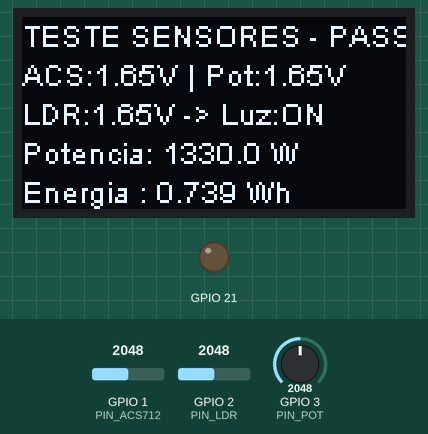
The sketch below on a simulated ESP32-S3. On the bench: 128×64 one-colour display, output pins drawn as LEDs (lit = HIGH). Inputs (shaded band) come from the test bench; at power-on: GPIO 2 (PIN_LDR) = 2048, GPIO 1 (PIN_ACS712) = 2048, GPIO 3 (PIN_POT) = 2048 (analog values on the 0–4095 scale). What the sketch prints to the serial monitor is not drawn.

Above: at 2.8 s.
2.9 s: GPIO 2 (PIN_LDR) set to 1893
At 4.1 s:
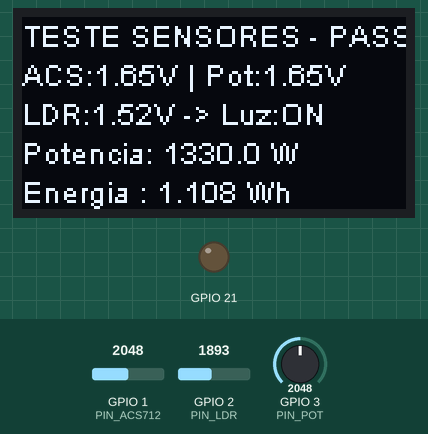
5.9 s: GPIO 2 (PIN_LDR) set to 1802
At 7.5 s:
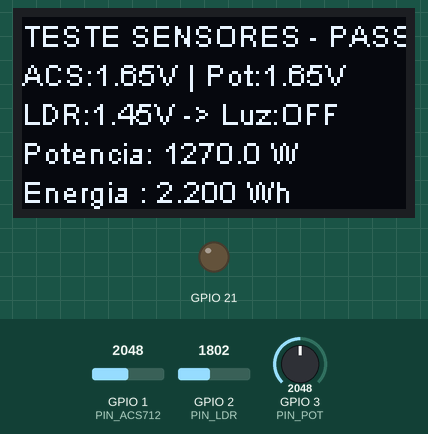
8.9 s: GPIO 1 (PIN_ACS712) set to 960
At 10.5 s:
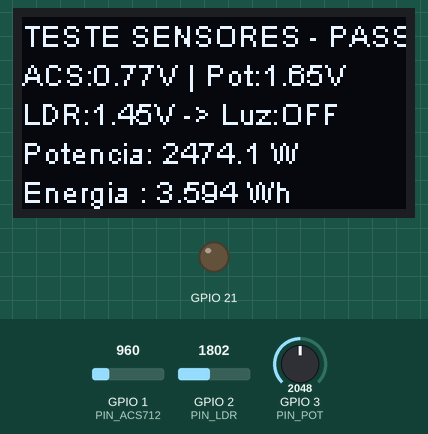
11.9 s: GPIO 3 (PIN_POT) set to 960
At 13.5 s:
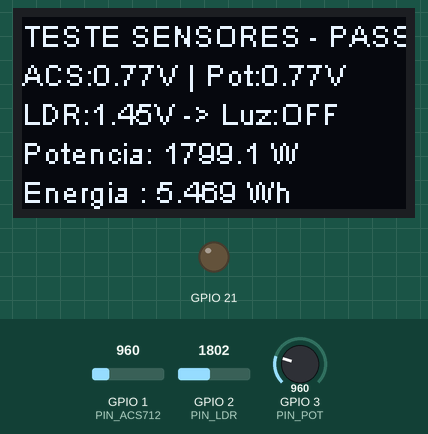
14.9 s: GPIO 1 (PIN_ACS712) set to 0
At 16.5 s:
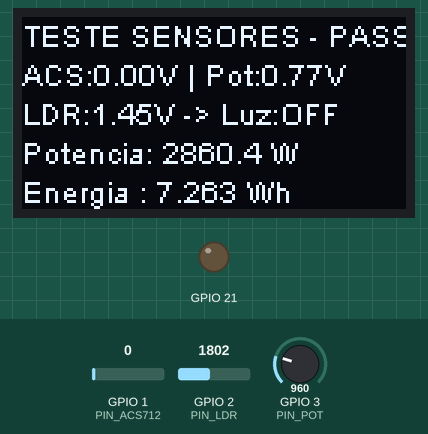
17.9 s: GPIO 3 (PIN_POT) set to 0
At 19.3 s:
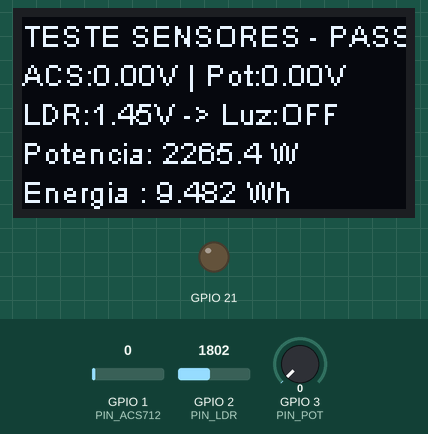
Timing chart, 0 to 20.9 s (numbered marks = the images above; inputs shaded):
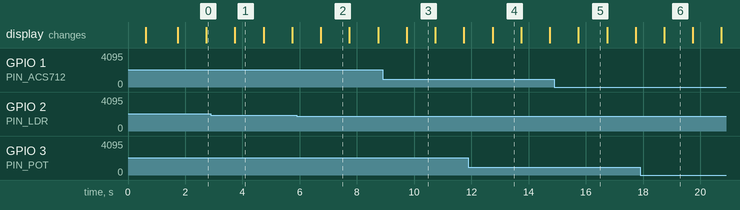

Measured:
- the behaviour switches between 1862 and 1861 on GPIO 2 (PIN_LDR) (found by bisection; images 1 and 2)
- after the input at 5.9 s, the display: changes after 0.84 s (image 2)
- what the display in image 1 shows lasts 1.0 s, from 3.7 s to 4.7 s

The sketch:

teste-sensores-acs712-ldr.ino
```cpp
/*
 * ============================================================================
 * PROJETO FINAL IoT - UNIFESP ICT SJC
 * Teste e Validação de Circuito (ACS712 + Potenciômetro + LDR + OLED)
 * Placa: Heltec WiFi LoRa 32 V3 (ESP32-S3)
 * ============================================================================
 *
 * PINAGEM NA PROTOBOARD:
 * - GPIO 1 (ADC): Saída OUT do ACS712 (passando por divisor 2x 10kΩ + cap 100nF)
 * - GPIO 2 (ADC): Divisor de tensão do LDR (3.3V -> LDR -> GPIO 2 -> 10kΩ -> GND)
 * - GPIO 3 (ADC): Pino central do Potenciômetro (extremos em 3.3V e GND)
 * - 5V  (VBUS)  : VCC do módulo ACS712
 * - 3V3         : Alimentação do LDR e Potenciômetro
 * - GND         : Terra comum de todo o circuito
 */

#include <Arduino.h>
#include <Wire.h>
#include "HT_SSD1306Wire.h"

// --- Definição dos Pinos Analógicos (ADC1 do Heltec V3 / ESP32-S3) ---
#define PIN_ACS712  1   // GPIO 1: Sensor de corrente ACS712 (com divisor resistivo)
#define PIN_LDR     2   // GPIO 2: Sensor de luminosidade LDR (status da lâmpada)
#define PIN_POT     3   // GPIO 3: Potenciômetro (ajuste/simulação de carga em bancada)

// --- Parâmetros Elétricos de Simulação e Calibração ---
#define TENSAO_REDE_V         127.0f  // Tensão padrão da residência (127V AC)
#define CORRENTE_MAX_POT_A    20.0f   // Corrente máxima simulada pelo potenciômetro (20A)
#define POTENCIA_LAMPADA_W    60.0f   // Potência somada quando o LDR detecta luz acesa (60W)
#define LIMIAR_LDR_MV         1500    // Acima de 1500 mV (1.50V) considera Lâmpada ACESA

// Sensibilidade do ACS712 antes do divisor (5A = 185 mV/A, 20A = 100 mV/A, 30A = 66 mV/A)
// Com divisor de 2 resistores iguais de 10kΩ (fator 0.5), a sensibilidade no pino ADC cai pela metade:
#define SENSIBILIDADE_ACS_MV_POR_A  92.5f  // Para ACS712 de 5A com divisor 10kΩ+10kΩ (185 * 0.5)

// --- Inicialização do Display OLED 0.96" nativo do Heltec V3 ---
static SSD1306Wire display(0x3c, 500000, SDA_OLED, SCL_OLED, GEOMETRY_128_64, RST_OLED);

// --- Variáveis Globais ---
float tensaoZeroACS_mV = 1250.0f;  // Tensão de repouso (0A) calibrada no boot
float energiaAcumulada_Wh = 0.0f;  // Energia acumulada em Watt-hora (Wh)
unsigned long ultimoTempo_ms = 0;

// Função para ler média de amostras no ADC (reduz ruído para comparar com o multímetro)
void lerADC(int pino, int &valorBruto, int &valorMilliVolts) {
  long somaBruto = 0;
  long somaMV = 0;
  const int amostras = 64;

  for (int i = 0; i < amostras; i++) {
    somaBruto += analogRead(pino);
    somaMV += analogReadMilliVolts(pino);
  }

  valorBruto = somaBruto / amostras;
  valorMilliVolts = somaMV / amostras;
}

// Liga a alimentação (Vext) do Display OLED no Heltec V3
void VextON(void) {
  pinMode(Vext, OUTPUT);
  digitalWrite(Vext, LOW); // Vext é ativo em nível BAIXO no Heltec V3
}

void setup() {
  Serial.begin(115200);
  delay(500);

  // Configura resolução do ADC para 12 bits (0 a 4095)
  analogReadResolution(12);

  // Inicializa o Display OLED
  VextON();
  delay(100);
  display.init();
  display.setFont(ArialMT_Plain_10);
  display.clear();
  display.drawString(0, 0, "UNIFESP - Projeto IoT");
  display.drawString(0, 16, "Calibrando ACS712...");
  display.drawString(0, 32, "Mantenha sem carga (0A)");
  display.display();

  // Calibra o ponto zero (0 A) do ACS712 na inicialização
  int rawZero, mvZero;
  lerADC(PIN_ACS712, rawZero, mvZero);
  tensaoZeroACS_mV = (float)mvZero;

  Serial.println("\n=======================================================");
  Serial.println("  PASSO 1: VALIDACAO DE CIRCUITO (ACS712 + POT + LDR)  ");
  Serial.println("=======================================================");
  Serial.printf("Ponto Zero calibrado do ACS712 (GPIO 1): %.1f mV (%.3f V)\n\n",
                tensaoZeroACS_mV, tensaoZeroACS_mV / 1000.0f);

  ultimoTempo_ms = millis();
  delay(1000);
}

void loop() {
  unsigned long agora_ms = millis();
  if (agora_ms - ultimoTempo_ms < 1000) {
    return; // Executa a cada 1 segundo (taxa de amostragem de 1 Hz do Requisito 1)
  }
  float deltaHoras = (agora_ms - ultimoTempo_ms) / 3600000.0f;
  ultimoTempo_ms = agora_ms;

  // 1. Leitura do ACS712 (GPIO 1)
  int rawACS, mvACS;
  lerADC(PIN_ACS712, rawACS, mvACS);
  float diffACS_mV = abs((float)mvACS - tensaoZeroACS_mV);
  float correnteACS_A = diffACS_mV / SENSIBILIDADE_ACS_MV_POR_A;
  if (correnteACS_A < 0.08f) correnteACS_A = 0.0f; // Filtro de zona morta (ruído em 0A)

  // 2. Leitura do Potenciômetro de Carga (GPIO 3)
  int rawPot, mvPot;
  lerADC(PIN_POT, rawPot, mvPot);
  float correntePot_A = ((float)mvPot / 3300.0f) * CORRENTE_MAX_POT_A;

  // 3. Leitura do LDR - Status de Iluminação do Cômodo (GPIO 2)
  int rawLDR, mvLDR;
  lerADC(PIN_LDR, rawLDR, mvLDR);
  bool luzAcesa = (mvLDR >= LIMIAR_LDR_MV);

  // 4. Cálculo da Corrente Total, Potência Ativa (W) e Energia Acumulada (Wh)
  float correnteTotal_A = correnteACS_A + correntePot_A;
  float potenciaAtiva_W = (TENSAO_REDE_V * correnteTotal_A) + (luzAcesa ? POTENCIA_LAMPADA_W : 0.0f);
  energiaAcumulada_Wh += potenciaAtiva_W * deltaHoras;

  // 5. Impressão detalhada no Monitor Serial (para o Teste com Multímetro da Planilha!)
  Serial.println("-------------------------------------------------------");
  Serial.printf("[GPIO 1 - ACS712] ADC: %4d | Tensao: %.3f V | Corrente ACS: %.2f A\n",
                rawACS, mvACS / 1000.0f, correnteACS_A);
  Serial.printf("[GPIO 3 - POTENC] ADC: %4d | Tensao: %.3f V | Corrente Sim: %.2f A\n",
                rawPot, mvPot / 1000.0f, correntePot_A);
  Serial.printf("[GPIO 2 - LDR   ] ADC: %4d | Tensao: %.3f V | Luz Comodo  : %s\n",
                rawLDR, mvLDR / 1000.0f, luzAcesa ? "ACESA (+60W)" : "APAGADA (0W)");
  Serial.printf(">> RESULTADO COMODO -> Potencia: %.1f W | Acumulado: %.3f Wh\n",
                potenciaAtiva_W, energiaAcumulada_Wh);

  // 6. Atualização do Display OLED 0.96" do Heltec V3
  display.clear();
  display.setFont(ArialMT_Plain_10);
  display.drawString(0, 0, "TESTE SENSORES - PASSO 1");
  display.drawString(0, 13, "ACS:" + String(mvACS / 1000.0f, 2) + "V | Pot:" + String(mvPot / 1000.0f, 2) + "V");
  display.drawString(0, 26, "LDR:" + String(mvLDR / 1000.0f, 2) + "V -> Luz:" + String(luzAcesa ? "ON" : "OFF"));
  display.drawString(0, 39, "Potencia: " + String(potenciaAtiva_W, 1) + " W");
  display.drawString(0, 52, "Energia : " + String(energiaAcumulada_Wh, 3) + " Wh");
  display.display();
}
```
